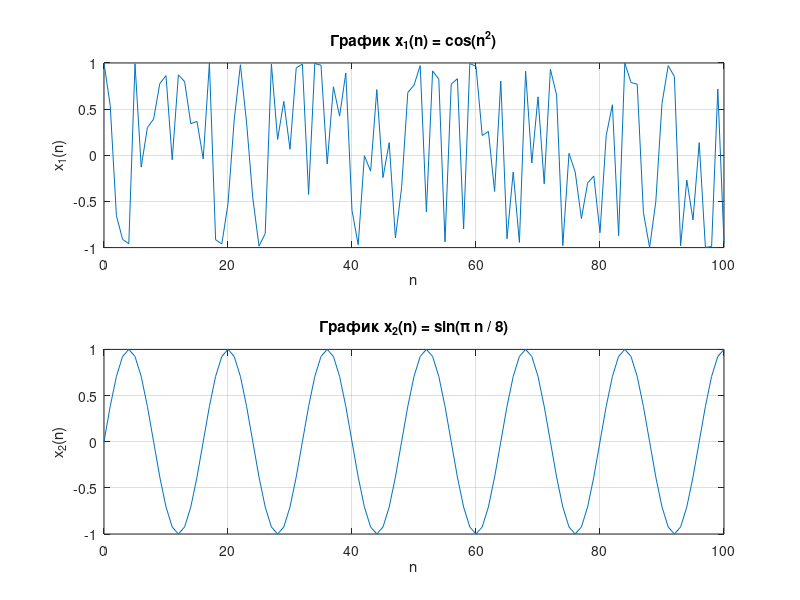

Source code (MATLAB):
% Определение сигнала x1(n) = cos(n^2) и проверка на периодичность
n = 0:100; % значения n
x1 = cos(n.^2);

% Построение графика для x1(n)
figure;
subplot(2,1,1);
plot(n, x1);
title('График x_1(n) = cos(n^2)');
xlabel('n');
ylabel('x_1(n)');
grid on;

% Вывод: x_1(n) не является периодическим

% Определение сигнала x2(n) = sin(pi*n/8) и проверка на периодичность
x2 = sin(pi*n/8);

% Построение графика для x2(n)
subplot(2,1,2);
plot(n, x2);
title('График x_2(n) = sin(\pi n / 8)');
xlabel('n');
ylabel('x_2(n)');
grid on;

% Вывод: x_2(n) периодичен с периодом T = 16
